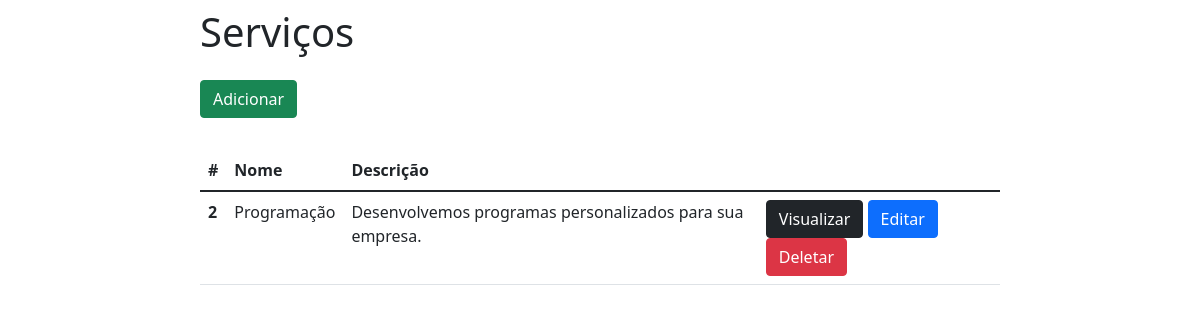
The page /servicos_home/ on the database as committed earlier.
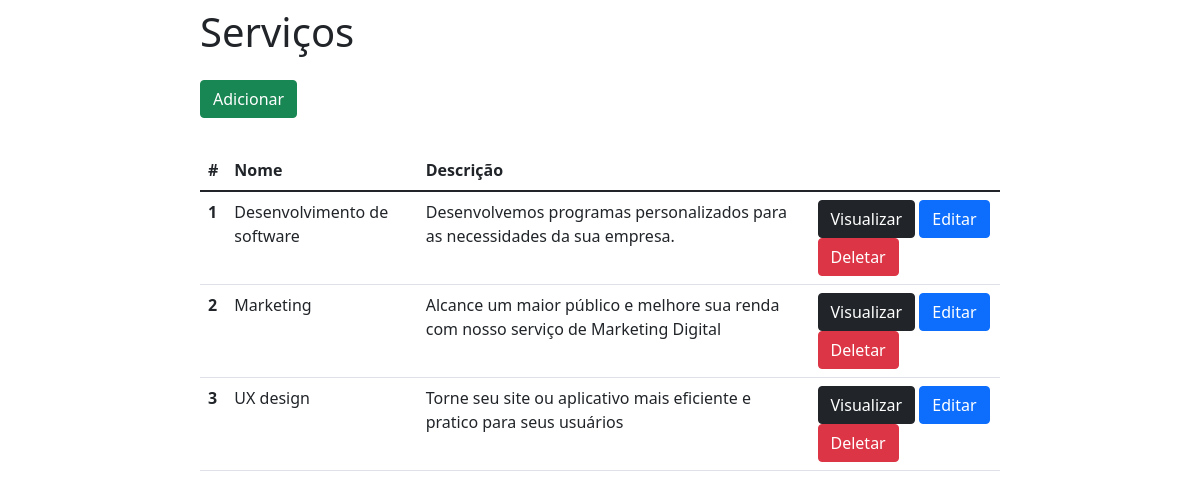
The same page on the database as committed later.
### crud/models.py (models this page shows)
class servicos(models.Model):
    nome_servico = models.CharField(max_length=30)
    descricao = models.TextField(max_length=None)

### crud/views.py (the view)
# urls.py: path('servicos_home/', servicos_home, name='servicos_home'),
def servicos_home(request):
    data = {}
    data['db'] = servicos.objects.all()
    return render(request, 'servicos.html', data)

### crud/templates/servicos.html (shortened to what this page needs)
<!DOCTYPE html>
<html lang="pt-br">
<head>
    <link href="https://cdn.jsdelivr.net/npm/bootstrap@5.1.3/dist/css/bootstrap.min.css" rel="stylesheet">
</head>
<body>
    <div class="col-8 m-auto pt-2 pb-2">
        <h1>Serviços</h1>
    </div>
    <div class="col-8 m-auto pt-2 pb-2">
        <a href="/servicos_form" class="btn btn-success">Adicionar</a>
    </div>
    <div class="col-8 m-auto pt-4 pb-2">
        <table class="table table-hover">
            <thead>
                <tr>
                    <th scope="col">#</th>
                    <th scope="col">Nome</th>
                    <th scope="col">Descrição</th>
                </tr>
            </thead>
            <tbody>
            {% for dbs in db %}
                <tr>
                    <th>{{dbs.id}}</th>
                    <td>{{dbs.nome_servico}}</td>
                    <td>{{dbs.descricao}}</td>
                    <td>
                        <a href="/servicos_view/{{dbs.id}}/" class="btn btn-dark">Visualizar</a>
                        <a href="/servicos_edit/{{dbs.id}}/" class="btn btn-primary">Editar</a>
                        <a href="/servicos_delete/{{dbs.id}}/" class="btn btn-danger">Deletar</a>
                    </td>
                </tr>
            {% endfor %}
            </tbody>
        </table>
    </div>
</body>
</html>

Rows that differ between the two databases and show on the page:
added servicos: id "1", nome_servico "Desenvolvimento de software", descricao "Desenvolvemos programas personalizados para as necessidades da sua empresa."
changed servicos id 2: nome_servico "Programação" → "Marketing"; descricao "Desenvolvemos programas personalizados para sua empresa." → "Alcance um maior público e melhore sua renda com nosso serviço de Marketing Digital"
added servicos: id "3", nome_servico "UX design", descricao "Torne seu site ou aplicativo mais eficiente e pratico para seus usuários"
